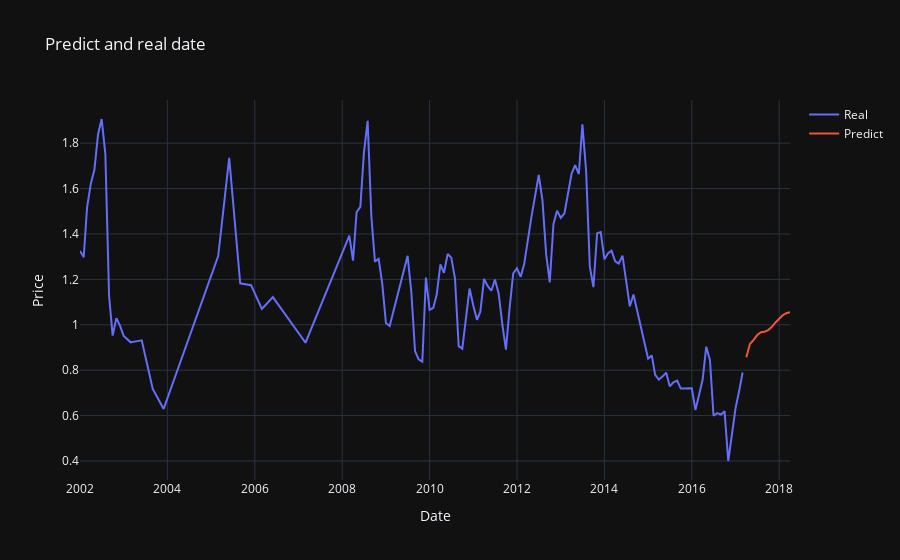

The notebook cell saved with this chart:
### Code cell
fig = go.Figure()

# Adicionar traços para cada DataFrame
fig.add_trace(
    go.Scatter(x=dataframe_adjusted_interpolate.index, y=dataframe_adjusted_interpolate['usdprice'], mode='lines',
               name='Real'))
fig.add_trace(go.Scatter(x=predict['date'], y=predict['usdprice'], mode='lines', name='Predict'))
# Adicionar título e rótulos dos eixos
fig.update_layout(title='Predict and real date',
                  xaxis_title='Date',
                  yaxis_title='Price')

# Mostrar o gráfico
fig.show()

### Figure 1 — Plotly figure (JSON) as saved in the notebook; plotly's stock layout.template omitted (floating-point values rounded to 4 significant figures; data arrays with more than 128 entries replaced by an {"elided": "..."} marker saying what was removed)
{"data": [{"mode": "lines", "name": "Real", "x": {"elided": "183 str values"}, "y": {"elided": "183 float values"}, "type": "scatter"}, {"mode": "lines", "name": "Predict", "x": ["2017-04-01T00:00:00", "2017-05-01T00:00:00", "2017-06-01T00:00:00", "2017-07-01T00:00:00", "2017-08-01T00:00:00", "2017-09-01T00:00:00", "2017-10-01T00:00:00", "2017-11-01T00:00:00", "2017-12-01T00:00:00", "2018-01-01T00:00:00", "2018-02-01T00:00:00", "2018-03-01T00:00:00", "2018-04-01T00:00:00"], "y": [0.8571, 0.9149, 0.9334, 0.9546, 0.9672, 0.9695, 0.9765, 0.991, 1.01, 1.028, 1.042, 1.051, 1.056], "type": "scatter"}], "layout": {"title": {"text": "Predict and real date"}, "xaxis": {"title": {"text": "Date"}}, "yaxis": {"title": {"text": "Price"}}}}
